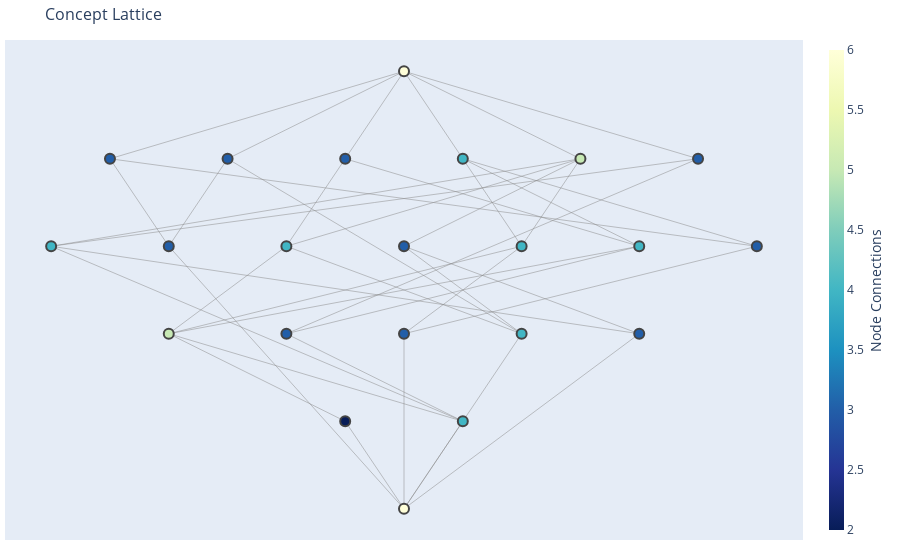

The notebook cell saved with this chart:
### Code cell
fig.show()

### Figure 1 — Plotly figure (JSON) as saved in the notebook; plotly's stock layout.template omitted (floating-point values rounded to 4 significant figures)
{"data": [{"hoverinfo": "none", "line": {"color": "#888", "width": 0.5}, "mode": "lines", "type": "scatter", "x": [3, 0, null, 3, 0.5, null, 3, -2.5, null, 0.5, 0, null, 0.5, -2, null, 0.5, -1, null, 0.5, -3, null, -0.5, 0, null, -0.5, -2, null, 1, 0, null, 1, -1, null, 1, -1.5, null, 1, 0, null, -2, 2, null, -2, -1, null, -2, 1, null, 2, 0, null, 2, 0, null, 2, -3, null, 2, -1, null, 2, 0.5, null, 2, -0.5, null, -1, 1.5, null, -1, -0.5, null, 0, -2.5, null, 0, -1.5, null, 0, -0.5, null, 0, 0.5, null, 0, 1.5, null, 0, 2.5, null, -2, 0, null, -2, -1.5, null, -2, -2.5, null, 0, 0, null, 2.5, -1, null, 2.5, -3, null, 1.5, 0, null, 1.5, 1, null, 1.5, -3, null, 0.5, 1, null, 0, 1, null], "y": [4, 3, null, 4, 5, null, 4, 5, null, 2, 1, null, 2, 3, null, 2, 3, null, 2, 4, null, 2, 1, null, 2, 3, null, 3, 1, null, 3, 4, null, 3, 5, null, 3, 4, null, 3, 4, null, 3, 4, null, 3, 4, null, 3, 1, null, 3, 4, null, 3, 4, null, 4, 3, null, 4, 5, null, 4, 5, null, 4, 5, null, 4, 5, null, 6, 5, null, 6, 5, null, 6, 5, null, 6, 5, null, 6, 5, null, 6, 5, null, 4, 1, null, 4, 5, null, 4, 5, null, 1, 3, null, 5, 3, null, 5, 4, null, 5, 4, null, 5, 4, null, 5, 4, null, 5, 4, null, 3, 4, null]}, {"hoverinfo": "text", "marker": {"color": [3, 4, 2, 4, 5, 3, 4, 4, 6, 3, 6, 3, 5, 4, 3, 3, 3, 4, 3, 3, 3, 4], "colorbar": {"thickness": 15, "title": {"side": "right", "text": "Node Connections"}, "xanchor": "left"}, "colorscale": [[0, "rgb(255,255,217)"], [0.125, "rgb(237,248,177)"], [0.25, "rgb(199,233,180)"], [0.375, "rgb(127,205,187)"], [0.5, "rgb(65,182,196)"], [0.625, "rgb(29,145,192)"], [0.75, "rgb(34,94,168)"], [0.875, "rgb(37,52,148)"], [1, "rgb(8,29,88)"]], "line": {"width": 2}, "reversescale": true, "showscale": true, "size": 10}, "mode": "markers", "text": ["Concept 15<br>extent (len: 2): apple,grapefruit<br>intent (len: 3): color_yellow,form_round,fruit<br>lower neighbours (len: 1): 16<br>upper neighbours (len: 2): 1,4<br>level: 2<br>", "Concept 20<br>extent (len: 1): mango<br>intent (len: 4): color_green,smooth,form_oval,fruit<br>lower neighbours (len: 1): 21<br>upper neighbours (len: 3): 13,14,7<br>level: 4<br>", "Concept 17<br>extent (len: 1): plum<br>intent (len: 4): color_blue,smooth,form_oval,fruit<br>lower neighbours (len: 1): 21<br>upper neighbours (len: 1): 13<br>level: 4<br>", "Concept 18<br>extent (len: 1): egg<br>intent (len: 4): color_white,firm,smooth,form_oval<br>lower neighbours (len: 1): 21<br>upper neighbours (len: 3): 9,10,2<br>level: 3<br>", "Concept 13<br>extent (len: 2): plum,mango<br>intent (len: 3): smooth,form_oval,fruit<br>lower neighbours (len: 2): 17,20<br>upper neighbours (len: 3): 9,11,12<br>level: 3<br>", "Concept 19<br>extent (len: 1): toy cube<br>intent (len: 4): color_green,firm,smooth,form_cubic<br>lower neighbours (len: 1): 21<br>upper neighbours (len: 2): 10,7<br>level: 3<br>", "Concept 12<br>extent (len: 3): kiwi,plum,mango<br>intent (len: 2): form_oval,fruit<br>lower neighbours (len: 2): 13,14<br>upper neighbours (len: 2): 3,4<br>level: 2<br>", "Concept 9<br>extent (len: 3): plum,egg,mango<br>intent (len: 2): smooth,form_oval<br>lower neighbours (len: 2): 18,13<br>upper neighbours (len: 2): 3,5<br>level: 2<br>", "Concept 0<br>extent (len: 8): apple,grapefruit,kiwi,plum,toy cube,egg,tennis ball,mango<br>intent (len: 0): emptyset<br>lower neighbours (len: 6): 1,2,3,4,5,6<br>upper neighbours (len: 0): emptyset<br>level: 0<br>", "Concept 8<br>extent (len: 1): tennis ball<br>intent (len: 2): color_white,form_round<br>lower neighbours (len: 1): 21<br>upper neighbours (len: 2): 1,2<br>level: 2<br>", "Concept 21<br>extent (len: 0): emptyset<br>intent (len: 10): color_yellow,color_green,color_blue,color_white,firm,smooth,form_round,form_oval,form_cubic,fruit<br>lower neighbours (len: 0): emptyset<br>upper neighbours (len: 6): 8,16,17,18,19,20<br>level: 5<br>", "Concept 6<br>extent (len: 3): kiwi,toy cube,mango<br>intent (len: 1): color_green<br>lower neighbours (len: 2): 14,7<br>upper neighbours (len: 1): 0<br>level: 1<br>", "Concept 5<br>extent (len: 5): apple,plum,toy cube,egg,mango<br>intent (len: 1): smooth<br>lower neighbours (len: 4): 9,10,11,7<br>upper neighbours (len: 1): 0<br>level: 1<br>", "Concept 4<br>extent (len: 5): apple,grapefruit,kiwi,plum,mango<br>intent (len: 1): fruit<br>lower neighbours (len: 3): 11,12,15<br>upper neighbours (len: 1): 0<br>level: 1<br>", "Concept 16<br>extent (len: 1): apple<br>intent (len: 4): color_yellow,smooth,form_round,fruit<br>lower neighbours (len: 1): 21<br>upper neighbours (len: 2): 11,15<br>level: 3<br>", "Concept 3<br>extent (len: 4): kiwi,plum,egg,mango<br>intent (len: 1): form_oval<br>lower neighbours (len: 2): 9,12<br>upper neighbours (len: 1): 0<br>level: 1<br>", "Concept 2<br>extent (len: 2): egg,tennis ball<br>intent (len: 1): color_white<br>lower neighbours (len: 2): 8,18<br>upper neighbours (len: 1): 0<br>level: 1<br>", "Concept 11<br>extent (len: 3): apple,plum,mango<br>intent (len: 2): smooth,fruit<br>lower neighbours (len: 2): 16,13<br>upper neighbours (len: 2): 4,5<br>level: 2<br>", "Concept 14<br>extent (len: 2): kiwi,mango<br>intent (len: 3): color_green,form_oval,fruit<br>lower neighbours (len: 1): 20<br>upper neighbours (len: 2): 12,6<br>level: 3<br>", "Concept 10<br>extent (len: 2): toy cube,egg<br>intent (len: 2): firm,smooth<br>lower neighbours (len: 2): 18,19<br>upper neighbours (len: 1): 5<br>level: 2<br>", "Concept 1<br>extent (len: 3): apple,grapefruit,tennis ball<br>intent (len: 1): form_round<br>lower neighbours (len: 2): 8,15<br>upper neighbours (len: 1): 0<br>level: 1<br>", "Concept 7<br>extent (len: 2): toy cube,mango<br>intent (len: 2): color_green,smooth<br>lower neighbours (len: 2): 19,20<br>upper neighbours (len: 2): 5,6<br>level: 2<br>"], "type": "scatter", "x": [3, 0.5, -0.5, 1, -2, 2, 2, -1, 0, -2, 0, 2.5, 1.5, 0.5, 0, -0.5, -1.5, 1, -1, 0, -2.5, -3], "y": [4, 2, 2, 3, 3, 3, 4, 4, 6, 4, 1, 5, 5, 5, 3, 5, 5, 4, 3, 4, 5, 4]}], "layout": {"hovermode": "closest", "margin": {"b": 20, "l": 5, "r": 5, "t": 40}, "showlegend": false, "title": {"font": {"size": 16}, "text": "Concept Lattice"}, "xaxis": {"showgrid": false, "showticklabels": false, "zeroline": false}, "yaxis": {"showgrid": false, "showticklabels": false, "zeroline": false}}}
